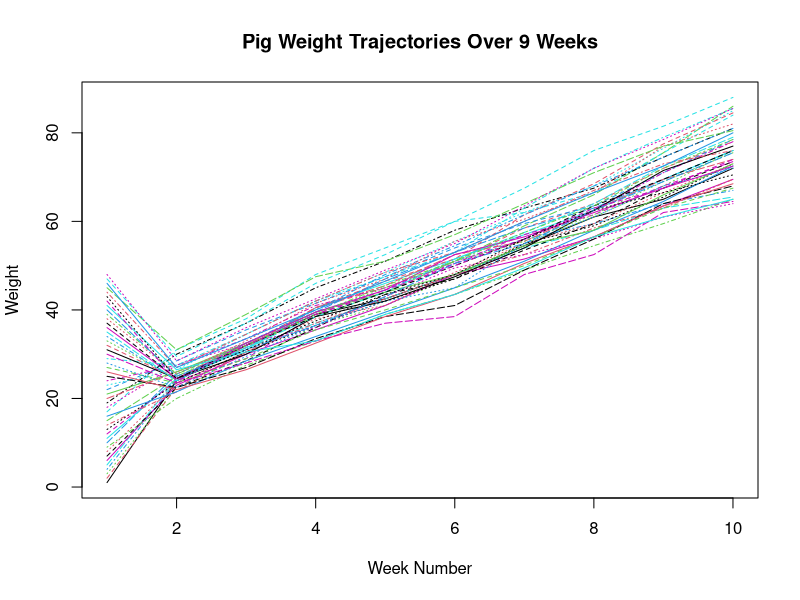
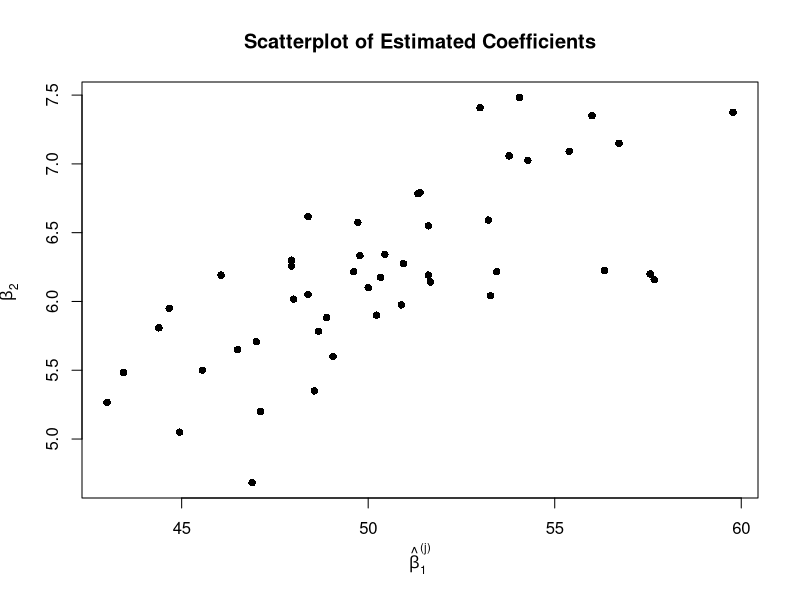

Write the R code that produced these figures, in order.
## ---- chunk 1
knitr::opts_chunk$set(echo = TRUE)
## ---- chunk 2
pigdata <- read.csv("pigweights.csv")

print("Dimension of the data: ")
print(dim(pigdata))

print("Column Names: ")
print(colnames(pigdata))

n_rows <- nrow(pigdata)
n_cols <- ncol(pigdata)

print(paste("Number of rows:", n_rows))
print(paste("Number of columns:", n_cols))
## ---- chunk 3
matplot(1:ncol(pigdata),           # x values matching number of columns
        t(pigdata),                 # transpose the data
        type = "l",                 # 'l' for lines
        xlab = "Week Number",
        ylab = "Weight",
        main = "Pig Weight Trajectories Over 9 Weeks")  
## ---- chunk 4
weight_data <- pigdata[, 2:ncol(pigdata)]

# Get dimensions
n_pigs <- nrow(weight_data)
n_weeks <- ncol(weight_data)
weeks <- 1:n_weeks
x_centered <- weeks - mean(weeks)

# Setting up variable for beta1_hat & beta2_hat
beta1_hat <- numeric(n_pigs)
beta2_hat <- numeric(n_pigs)

# Fit model
for(j in 1:n_pigs) {
    # Get weights for pig j
    y <- as.numeric(weight_data[j,])
    
    # Fit linear regression
    fit <- lm(y ~ x_centered)
    
    # Store coefficients
    beta1_hat[j] <- coef(fit)[1]  # intercept
    beta2_hat[j] <- coef(fit)[2]  # slope
}
## ---- chunk 5
plot(beta1_hat, beta2_hat,
     xlab = expression(hat(beta)[1]^"(j)"),
     ylab = expression(hat(beta)[2]^"(j)"),
     main = "Scatterplot of Estimated Coefficients",
     pch = 16)
## ---- chunk 6
#Calculate means
mean_beta1 <- mean(beta1_hat)
mean_beta2 <- mean(beta2_hat)
cat("\n\nMean of β̂₁:", round(mean_beta1, 4))
cat("\nMean of β̂₂:", round(mean_beta2, 4))
## ---- chunk 7
#Calculate variance
var_beta1 <- var(beta1_hat)
var_beta2 <- var(beta2_hat)
cat("\n\nVariance of β̂₁:", round(var_beta1, 4))
cat("\nVariance of β̂₂:", round(var_beta2, 4))
## ---- chunk 8
#Calculate sample correlation
corr_betas <- cor(beta1_hat, beta2_hat)
cat("\n\nCorrelation between β̂₁ and β̂₂:", round(corr_betas, 4))
